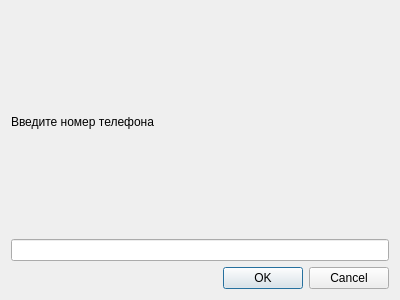
<?xml version="1.0" encoding="UTF-8"?>
<ui version="4.0">
 <class>LoginWidget</class>
 <widget class="QDialog" name="LoginWidget">
  <property name="geometry">
   <rect>
    <x>0</x>
    <y>0</y>
    <width>400</width>
    <height>300</height>
   </rect>
  </property>
  <property name="windowTitle">
   <string>Dialog</string>
  </property>
  <layout class="QVBoxLayout" name="verticalLayout">
   <item>
    <widget class="QLabel" name="label">
     <property name="text">
      <string>Введите номер телефона</string>
     </property>
    </widget>
   </item>
   <item>
    <widget class="QLineEdit" name="phoneNumber">
     <property name="inputMask">
      <string/>
     </property>
    </widget>
   </item>
   <item>
    <widget class="QDialogButtonBox" name="buttonBox">
     <property name="orientation">
      <enum>Qt::Orientation::Horizontal</enum>
     </property>
     <property name="standardButtons">
      <set>QDialogButtonBox::StandardButton::Cancel|QDialogButtonBox::StandardButton::Ok</set>
     </property>
    </widget>
   </item>
  </layout>
 </widget>
 <resources/>
 <connections>
  <connection>
   <sender>buttonBox</sender>
   <signal>accepted()</signal>
   <receiver>LoginWidget</receiver>
   <slot>accept()</slot>
   <hints>
    <hint type="sourcelabel">
     <x>248</x>
     <y>254</y>
    </hint>
    <hint type="destinationlabel">
     <x>157</x>
     <y>274</y>
    </hint>
   </hints>
  </connection>
  <connection>
   <sender>buttonBox</sender>
   <signal>rejected()</signal>
   <receiver>LoginWidget</receiver>
   <slot>reject()</slot>
   <hints>
    <hint type="sourcelabel">
     <x>316</x>
     <y>260</y>
    </hint>
    <hint type="destinationlabel">
     <x>286</x>
     <y>274</y>
    </hint>
   </hints>
  </connection>
 </connections>
</ui>
